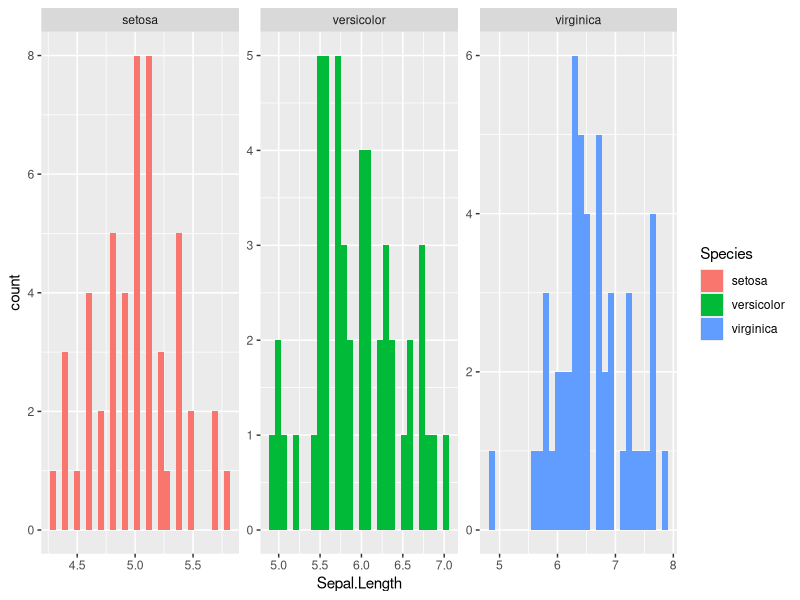
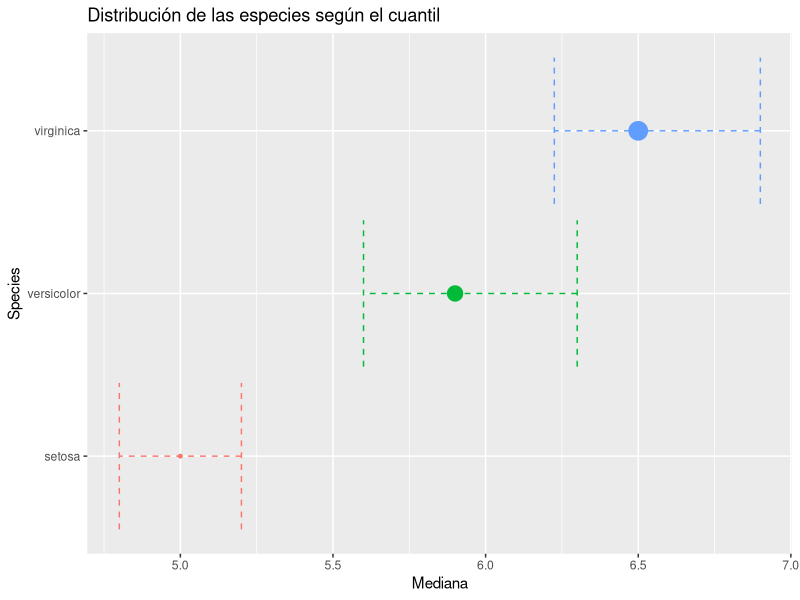

The R script that drew these images, in order:
## ---- chunk 1
knitr::opts_chunk$set(echo = TRUE)
## ---- chunk 2


lista <-1:100

lista [3]

## ---- chunk 3
iris
iris [1,]
iris[,1]
iris [1,2]
## ---- chunk 4
library(tidyverse)


## ---- chunk 5
glimpse(iris)

iris%>%
  glimpse()

head(iris)
tail(iris)

summary(iris)

## llamar por nombre $
iris$Sepal.Length
iris$Sepal.Length>6
iris[iris$Sepal.Length>6,]
iris[iris$Petal.Length>5,]
iris[iris$Sepal.Width>4,]

## ---- chunk 6
iris%>%
  ggplot(aes(Sepal.Length, fill= Species))+
  geom_histogram()+
  facet_wrap(~Species, scales = "free")
  labs(title = "Datos largo del Sépalo")                  
## ---- chunk 7
iris%>%
  group_by(Species)%>%
  summarize(Promedio=mean(Sepal.Length),
            Mediana=median(Sepal.Length),
            p25=quantile(Sepal.Length)[2],
            p75=quantile(Sepal.Length)[4])%>%
  ggplot(aes(Mediana, Species, color=Species))+
  geom_point(show.legend = FALSE, aes(size=Mediana))+
  geom_errorbar(aes(xmin=p25,xmax=p75), show.legend = FALSE, linetype = "dashed")+
  labs(title = "Distribución de las especies según el cuantil")
## ---- chunk 8
library(skimr)
## ---- chunk 9
iris%>%
  dplyr::group_by(Species)%>%
  skim()



